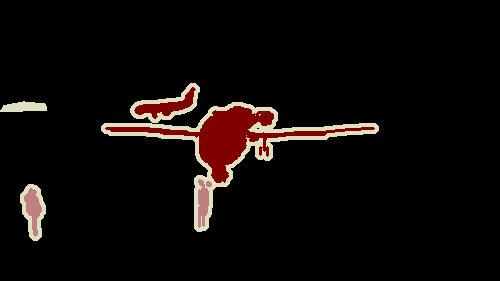
#> input picture Items/FCN/archive/segment_voc2012/SegmentationClass/2007_000032.png, 500 x 281 px; its folder holds only this picture in this run
$ python dataProcess.py
#> lines starting #> are read from the running program, lines starting #| are printed output that depends on the picture; after the words box and inside, x2 and y2 are one past the last pixel; in counts of white or black regions, pixels touching at a corner belong together
import numpy as np
import os
import cv2
import time

def color2gray(img_path,color_map,save_dir):
    # 读取图片
    color_img = cv2.imread(img_path,cv2.IMREAD_UNCHANGED)
#> color_img is the input picture: shape (281, 500, 3); mean B, G, R 8.1, 9.3, 14
    # 计算时间
    t0 = time.time()

    gray_img = np.zeros(shape=(color_img.shape[0],color_img.shape[1]),dtype=np.uint8)
    for i in range(color_map.shape[0]):
        index = np.where(np.all(color_img == color_map[i],axis=-1))
        gray_img[index] = i
        t1 = time.time()
        time_cost = round(t1-t0,3)

        print(f"colorlabel cost time {time_cost}")

        # 保存图片
        dir,name = os.path.split(img_path)
        if not os.path.exists(save_dir):
            os.mkdir(save_dir)
        save_path = os.path.join(save_dir,name)
        cv2.imwrite(save_path,gray_img)
#> this loop made 21 passes
#> index on passes 1 to 12: 129545 positions, rows 0 to 280, columns 0 to 499, (empty array, empty array), (empty array, empty array), (empty array, empty array), 4734 positions, rows 87 to 182, columns 105 to 374, (empty array, empty array), (empty array, empty array), (empty array, empty array), (empty array, empty array), (empty array, empty array), (empty array, empty array), (empty array, empty array)
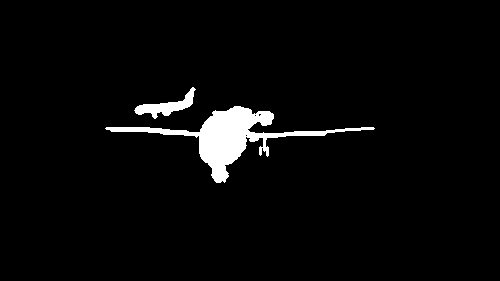
#> gray_img: shape (281, 500); values 0 (black) and 4 (white), 3.4% white; 2 white regions, box (x1, y1, x2, y2) and area: (105, 106, 375, 183) 4083, (134, 87, 196, 119) 651

if __name__ == '__main__':
    cmap = np.array(
        [
            (0,0,0),        # 背景 Background   0
            (128,0,0),      # 飞机 Aero plane   1
            (0,128,0),      # 自行车 Bicycle    2
            (128,128,0),    # 鸟 Bird          3
            (0,0,128),      # 船 Boat          4
            (128,0,128),    # 瓶子 Bottle      5
            (0,128,128),    # 公共汽车 Bus      6
            (128,128,128),  # 小汽车 Car       7
            (64,0,0),       # 猫 Cat          8
            (192,0,0),      # 椅子 Chair      9
            (64,128,0),     # 奶牛 Cow        10
            (192,128,0),    # 餐桌 Dining table 11
            (64,0,128),     # 狗 Dog          12
            (192,0,128),    # 马 Horse        13
            (64,128,128),   # 摩托车 Motorbike  14
            (192,128,128),  # 人 Person       15
            (0,64,0),       # 盆栽 Potted plant  16
            (128,64,0),     # 绵羊 Sheep        17
            (0,192,0),      # 沙发 Sofa         18
            (128,192,0),    # 列车 Train        19
            (0,64,128),     # 显示器 TV         20
        ]
    )
    # 文件路径
    img_dir = 'archive/segment_voc2012/SegmentationClass/'
    save_dir = 'archive/segment_voc2012/mask_Segmentation/'
    if not os.path.exists(img_dir):
        os.mkdir(img_dir)
    for img in os.listdir(img_dir):
        if not img.endswith((".png",".jpg")):
            continue
        img_path = os.path.join(img_dir,img)
        color2gray(img_path,color_map=cmap,save_dir=save_dir)
